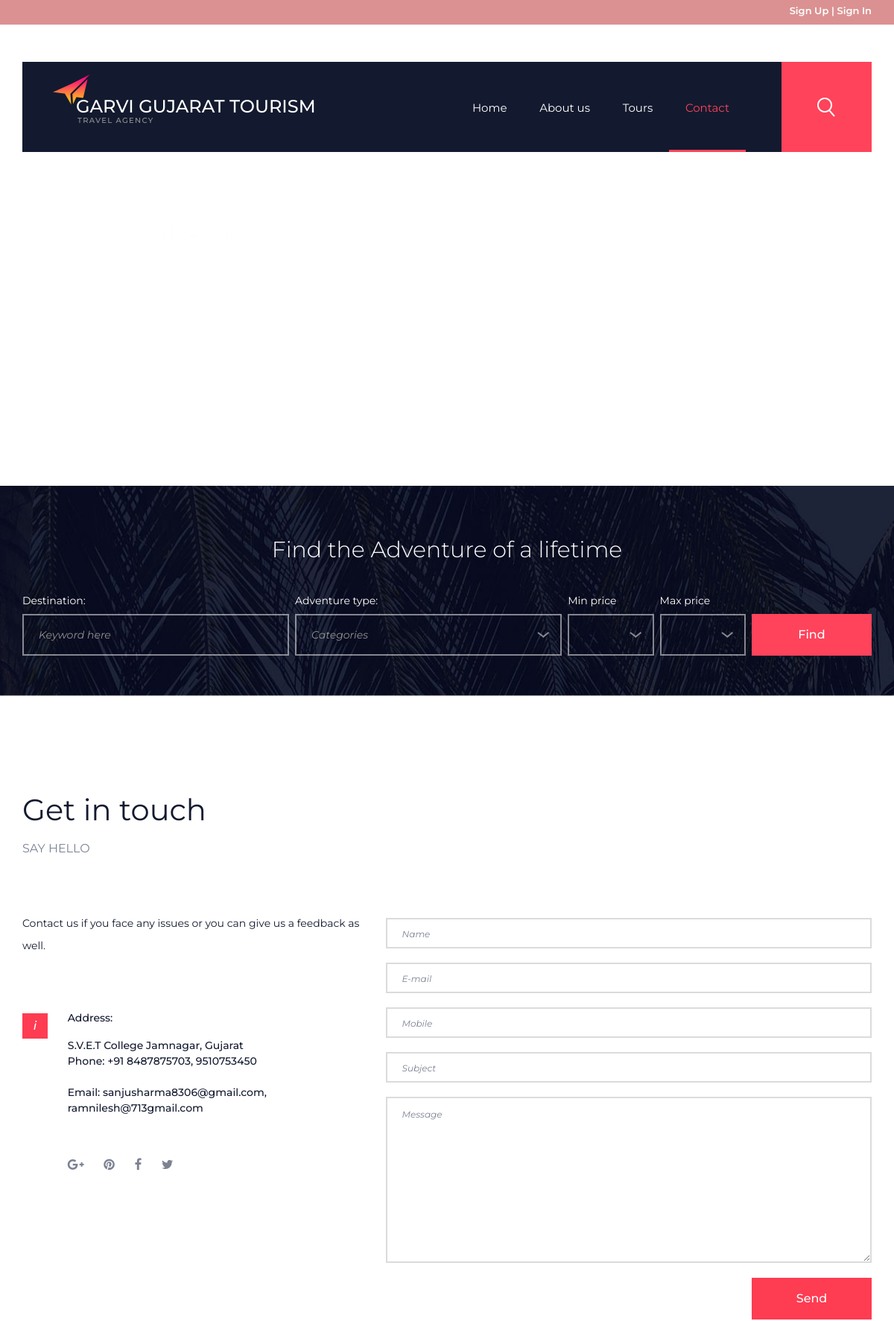
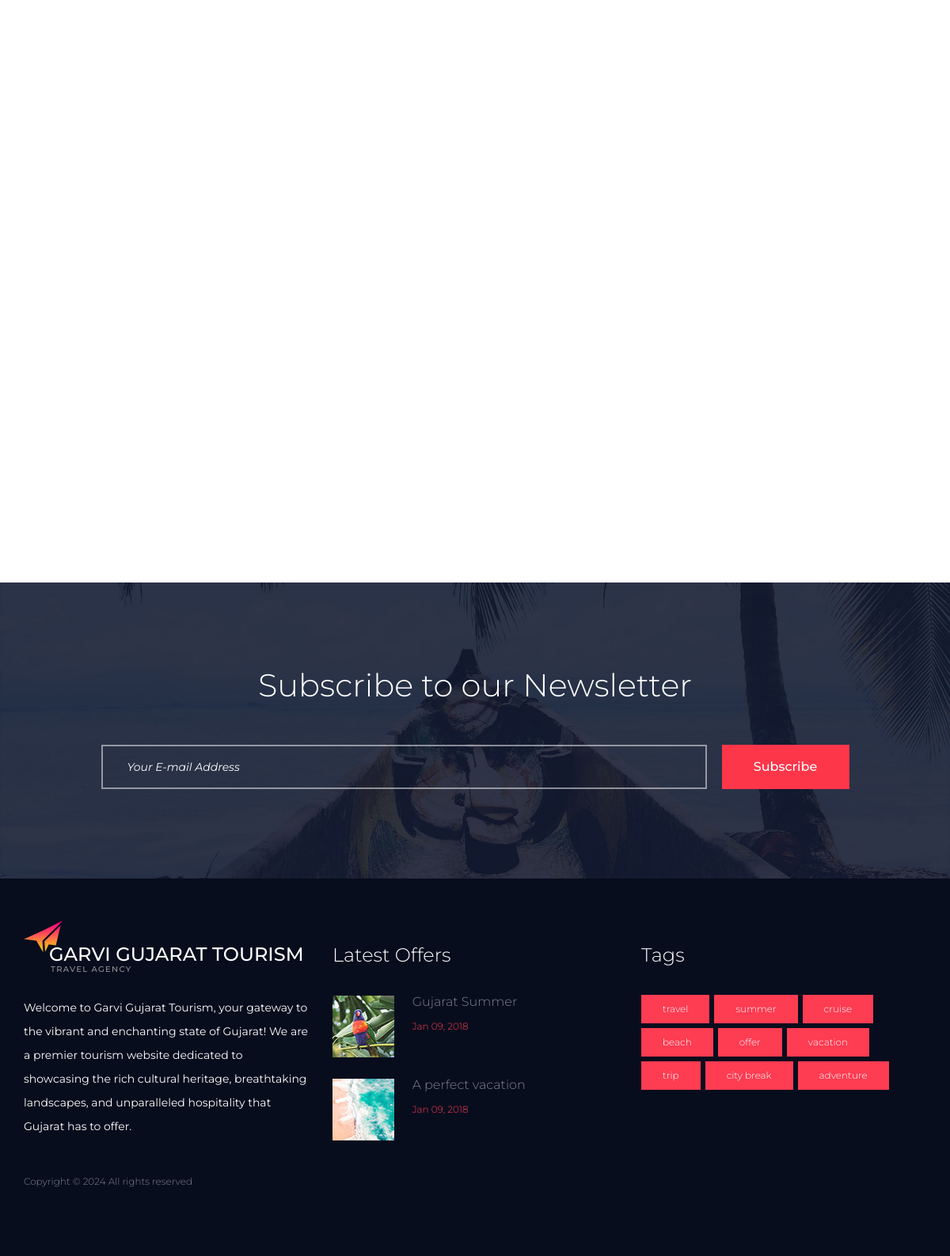
Screenshot of /contactus.php?type=contact with the database file from the repository (2 pictures, top to bottom).
### tables this page shows
CREATE TABLE `tblpages` (
  `id` int(11) NOT NULL,
  `type` varchar(255) DEFAULT '',
  `detail` longtext DEFAULT NULL
);

CREATE TABLE `about_us` (
  `id` int(11) NOT NULL,
  `content` varchar(255) NOT NULL,
  `value` longtext NOT NULL
);

### contactus.php (the view, shortened to what this page needs)
<?php
include('includes/config.php');
?>
<!DOCTYPE html>
<html lang="en">
<head>
	<link rel="stylesheet" type="text/css" href="styles/bootstrap4/bootstrap.min.css">
	<link href="plugins/font-awesome-4.7.0/css/font-awesome.min.css" rel="stylesheet" type="text/css">
	<link rel="stylesheet" type="text/css" href="plugins/OwlCarousel2-2.2.1/owl.carousel.css">
	<link rel="stylesheet" type="text/css" href="plugins/OwlCarousel2-2.2.1/owl.theme.default.css">
	<link rel="stylesheet" type="text/css" href="plugins/OwlCarousel2-2.2.1/animate.css">
	<link rel="stylesheet" type="text/css" href="styles/contact_styles.css">
	<link rel="stylesheet" type="text/css" href="styles/main_styles.css">
	<link rel="stylesheet" type="text/css" href="styles/contact_responsive.css">
</head>
<body>
	<div class="super_container">
		<header class="header">
			<?php
			if ($_SESSION['login']) {
			?>
				<div class="top-header">
					<div class="container">
						<ul class="tp-hd-rgt wow fadeInRight animated" data-wow-delay=".5s">
							<li class="tol">Welcome :</li>
							<li class="sig"><?php echo htmlentities($_SESSION['login']); ?></li>
							<li class="sigi"><a href="logout.php">| Logout</a></li>
						</ul>
					</div>
				</div><?php } else { ?>
				<div class="top-header">
					<div class="container">
						<ul class="tp-hd-rgt wow fadeInRight animated" data-wow-delay=".5s">
							<li class="sig"><a href="#" data-toggle="modal" data-target="#myModal">Sign Up</a></li>
							<li class="sigi"><a href="#" data-toggle="modal" data-target="#myModal4">| Sign In</a></li>
						</ul>
					</div>
				</div>
			<?php } ?>
			<div class="container">
				<div class="row">
					<div class="col">
						<div class="header_container d-flex flex-row align-items-center justify-content-start">
							<div class="logo_container">
								<div class="logo">
									<div>Garvi Gujarat Tourism</div>
									<div>travel agency</div>
									<div class="logo_image"><img src="images/logo.png" alt=""></div>
								</div>
							</div>
							<nav class="main_nav ml-auto">
								<ul class="main_nav_list">
									<li class="main_nav_item"><a href="index.php">Home</a></li>
									<li class="main_nav_item"><a href="aboutus.php?type=about">About us</a></li>
									<li class="main_nav_item"><a href="tours.php">Tours</a></li>
									<li class="main_nav_item active"><a href="#">Contact</a></li>
								</ul>
							</nav>
							<div class="search">
								<form action="#" class="search_form">
									<button type="submit" class="search_button ml-auto ctrl_class"><img src="images/search.png" alt=""></button>
								</form>
							</div>
						</div>
					</div>
				</div>
			</div>
		</header>
		<div class="home">
			<div class="home_background parallax-window" data-parallax="scroll" data-image-src="images/news.jpg" data-speed="0.8"></div>
			<div class="container">
				<div class="row">
					<div class="col">
						<div class="home_content">
							<div class="home_content_inner">
								<div class="home_title">Contact</div>
								<div class="home_breadcrumbs">
									<ul class="home_breadcrumbs_list">
										<li class="home_breadcrumb"><a href="index-2.html">Home</a></li>
										<li class="home_breadcrumb">Contact</li>
									</ul>
								</div>
							</div>
						</div>
					</div>
				</div>
			</div>
		</div>
		<div class="find">
			<div class="find_background_container prlx_parent">
				<div class="find_background prlx" style="background-image:url(images/find.jpg)"></div>
			</div>
			<div class="container">
				<div class="row">
					<div class="col-12">
						<div class="find_title text-center">Find the Adventure of a lifetime</div>
					</div>
					<div class="col-12">
						<div class="find_form_container">
							<form action="#" id="find_form" class="find_form d-flex flex-md-row flex-column align-items-md-center align-items-start justify-content-md-between justify-content-start flex-wrap">
								<div class="find_item">
									<div>Destination:</div>
									<input type="text" class="destination find_input" required="required" placeholder="Keyword here">
								</div>
								<div class="find_item">
									<div>Adventure type:</div>
									<select name="adventure" id="adventure" class="dropdown_item_select find_input">
										<option>Categories</option>
									</select>
								</div>
								<div class="find_item">
									<div>Min price</div>
									<select name="min_price" id="min_price" class="dropdown_item_select find_input">
										<option>&nbsp;</option>
									</select>
								</div>
								<div class="find_item">
									<div>Max price</div>
									<select name="max_price" id="max_price" class="dropdown_item_select find_input">
										<option>&nbsp;</option>
									</select>
								</div>
								<button class="button find_button"><a href="tours.php">Find</a></button>
							</form>
						</div>
					</div>
				</div>
			</div>
		</div>
		<div class="contact">
			<div class="container">
				<div class="row">
					<div class="col">
						<div class="contact_title">Get in touch</div>
						<div class="contact_subtitle">say hello</div>
					</div>
				</div>
				<div class="row contact_content">
					<div class="col-lg-5">
						<div class="contact_text">
							<p>Contact us if you face any issues or you can give us a feedback as well.</p>
						</div>
						<div class="contact_info">
							<div class="contact_info_box">i</div>
							<div class="contact_info_container">
								<div class="contact_info_content">
									<ul>
										<li> Address: <?php
														$pagetype = $_GET['type'];
														$sql = "SELECT type,detail from tblpages where type=:pagetype";
														$query = $dbh->prepare($sql);
														$query->bindParam(':pagetype', $pagetype, PDO::PARAM_STR);
														$query->execute();
														$results = $query->fetchAll(PDO::FETCH_OBJ);
														if ($query->rowCount() > 0) {
															foreach ($results as $result) {
														?>
													<p>
														<?php echo $result->detail; ?>
													</p>
											<?php }
														} ?>
										</li>
									</ul>
								</div>
								<div class="contact_info_social">
									<ul>
										<li><a href="#"><i class="fa fa-google-plus" aria-hidden="true"></i></a></li>
										<li><a href="#"><i class="fa fa-pinterest" aria-hidden="true"></i></a></li>
										<li><a href="#"><i class="fa fa-facebook" aria-hidden="true"></i></a></li>
										<li><a href="#"><i class="fa fa-twitter" aria-hidden="true"></i></a></li>
									</ul>
								</div>
							</div>
						</div>
					</div>
					<div class="col-lg-7">
						<div class="contact_form_container">
							<form action="#" method="post" id="contact_form" class="clearfix">
								<input id="contact_input_name" name="contact_input_name" class="contact_input contact_input_name" type="text" placeholder="Name" required="required" data-error="Name is required.">
								<input id="contact_input_email" name="contact_input_email" class="contact_input contact_input_email" type="text" placeholder="E-mail" required="required" data-error="E-mail is required.">
								<input id="contact_input_mobile" name="contact_input_mobile" class="contact_input contact_input_mobile" type="text" placeholder="Mobile" required="required" data-error="Mobile is required.">
								<input id="contact_input_subject" name="contact_input_subject" class="contact_input contact_input_subject" type="text" placeholder="Subject">
								<textarea id="contact_input_message" name="contact_input_message" class="contact_message_input contact_input_message" name="message" placeholder="Message" required="required" data-error="Please, write us a message."></textarea>
								<button id="contact_send_btn" name="contact_send_btn" type="submit" class="contact_send_btn trans_200" value="Submit">Send</button>
							</form>
						</div>
					</div>
				</div>
				<div class="row contact_map">
					<div class="col">
						<div id="google_map">
							<div class="map_container">
								<div id="map"></div>
							</div>
						</div>
					</div>
				</div>
			</div>
		</div>
		<div class="newsletter">
			<div class="newsletter_background" style="background-image:url(images/newsletter.jpg)"></div>
			<div class="container">
				<div class="row">
					<div class="col-lg-10 offset-lg-1">
						<div class="newsletter_content">
							<div class="newsletter_title text-center">Subscribe to our Newsletter</div>
							<div class="newsletter_form_container">
								<form action="#" id="newsletter_form" class="newsletter_form">
									<div class="d-flex flex-md-row flex-column align-content-center justify-content-between">
										<input type="email" id="newsletter_input" class="newsletter_input" placeholder="Your E-mail Address">
										<button type="submit" id="newsletter_button" class="newsletter_button">Subscribe</button>
									</div>
								</form>
							</div>
						</div>
					</div>
				</div>
			</div>
		</div>
		<footer class="footer">
			<div class="container">
				<div class="row">
					<div class="col-lg-4 footer_col">
						<div class="footer_about">
							<div class="logo_container">
								<div class="logo">
									<div>Garvi Gujarat Tourism</div>
									<div>travel agency</div>
									<div class="logo_image"><img src="images/logo.png" alt=""></div>
								</div>
							</div>
							<div style="color: aliceblue;" class="footer_about_text">
								<?php
								$pagetype = 'footer';
								$sql = "SELECT content,value from about_us where content=:pagetype";
								$query = $dbh->prepare($sql);
								$query->bindParam(':pagetype', $pagetype, PDO::PARAM_STR);
								$query->execute();
								$results = $query->fetchAll(PDO::FETCH_OBJ);
								if ($query->rowCount() > 0) {
									foreach ($results as $result) {
								?>
										<?php
										echo $result->value;
										?>
								<?php }
								} ?>
							</div>
							<div class="copyright">
								Copyright &copy;
								 All rights reserved
							</div>
						</div>
					</div>
					<div class="col-lg-4 footer_col">
						<div class="footer_latest">
							<div class="footer_title">Latest Offers</div>
							<div class="footer_latest_content">
								<div class="footer_latest_item">
									<div class="footer_latest_image"><img src="images/latest_1.jpg" alt="https://unsplash.com/@peecho">
									</div>
									<div class="footer_latest_item_content">
										<div class="footer_latest_item_title"><a href="tours.php">Gujarat Summer</a></div>
										<div class="footer_latest_item_date">Jan 09, 2018</div>
									</div>
								</div>
								<div class="footer_latest_item">
									<div class="footer_latest_image"><img src="images/latest_2.jpg" alt="https://unsplash.com/@sanfrancisco"></div>
									<div class="footer_latest_item_content">
										<div class="footer_latest_item_title"><a href="tours.php">A perfect vacation</a></div>
										<div class="footer_latest_item_date">Jan 09, 2018</div>
									</div>
								</div>
							</div>
						</div>
					</div>
					<div class="col-lg-4 footer_col">
						<div class="tags footer_tags">
							<div class="footer_title">Tags</div>
							<ul class="tags_content d-flex flex-row flex-wrap align-items-start justify-content-start">
								<li class="tag"><a href="#">travel</a></li>
								<li class="tag"><a href="#">summer</a></li>
								<li class="tag"><a href="#">cruise</a></li>
								<li class="tag"><a href="#">beach</a></li>
								<li class="tag"><a href="#">offer</a></li>
								<li class="tag"><a href="#">vacation</a></li>
								<li class="tag"><a href="#">trip</a></li>
								<li class="tag"><a href="#">city break</a></li>
								<li class="tag"><a href="#">adventure</a></li>
							</ul>
						</div>
					</div>
				</div>
			</div>
		</footer>
	</div>
</body>
</html>

### rows the page displays
tblpages: detail "S.V.E.T College Jamnagar, Gujarat Phone: +91 8487875703, 9510753450 Email: sanjusharma8306@gmail.com, ramnilesh@713gmail.com"
about_us: value "Welcome to Garvi Gujarat Tourism, your gateway to the vibrant and enchanting state of Gujarat! We are a premier tourism website dedicated to showcasing the rich cultural heritage, breathtaking landscapes, and unparalleled hospitality that Gujarat has to offer."
